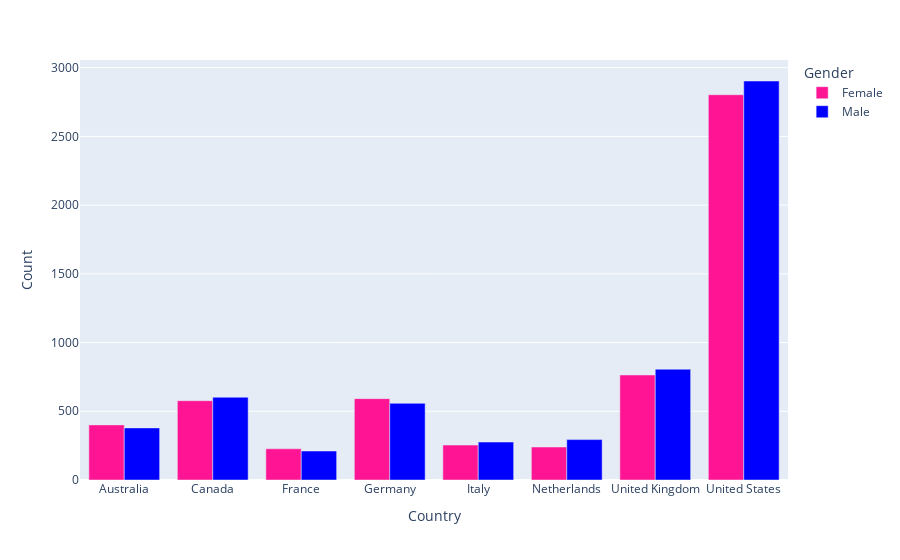

The cell this chart's notebook holds for it:
### Code cell
country_gender_distribution = customer_profit_df.groupby(["Country", "Gender"]).size().reset_index(name="Count")

px.bar(country_gender_distribution,
        x="Country",
        y="Count",
        color="Gender", barmode = 'group',
        color_discrete_map={'Male': 'blue', 'Female': '#FF1493'})

### Figure 1 — Plotly figure (JSON) as saved in the notebook; plotly's stock layout.template omitted (floating-point values rounded to 4 significant figures)
{"data": [{"alignmentgroup": "True", "hovertemplate": "Gender=Female<br>Country=%{x}<br>Count=%{y}<extra></extra>", "legendgroup": "Female", "marker": {"color": "#FF1493", "pattern": {"shape": ""}}, "name": "Female", "offsetgroup": "Female", "orientation": "v", "showlegend": true, "textposition": "auto", "type": "bar", "x": ["Australia", "Canada", "France", "Germany", "Italy", "Netherlands", "United Kingdom", "United States"], "xaxis": "x", "y": [401, 577, 227, 592, 254, 240, 764, 2803], "yaxis": "y"}, {"alignmentgroup": "True", "hovertemplate": "Gender=Male<br>Country=%{x}<br>Count=%{y}<extra></extra>", "legendgroup": "Male", "marker": {"color": "blue", "pattern": {"shape": ""}}, "name": "Male", "offsetgroup": "Male", "orientation": "v", "showlegend": true, "textposition": "auto", "type": "bar", "x": ["Australia", "Canada", "France", "Germany", "Italy", "Netherlands", "United Kingdom", "United States"], "xaxis": "x", "y": [379, 602, 211, 558, 276, 294, 806, 2903], "yaxis": "y"}], "layout": {"barmode": "group", "legend": {"title": {"text": "Gender"}, "tracegroupgap": 0}, "margin": {"t": 60}, "xaxis": {"anchor": "y", "domain": [0, 1], "title": {"text": "Country"}}, "yaxis": {"anchor": "x", "domain": [0, 1], "title": {"text": "Count"}}}}
